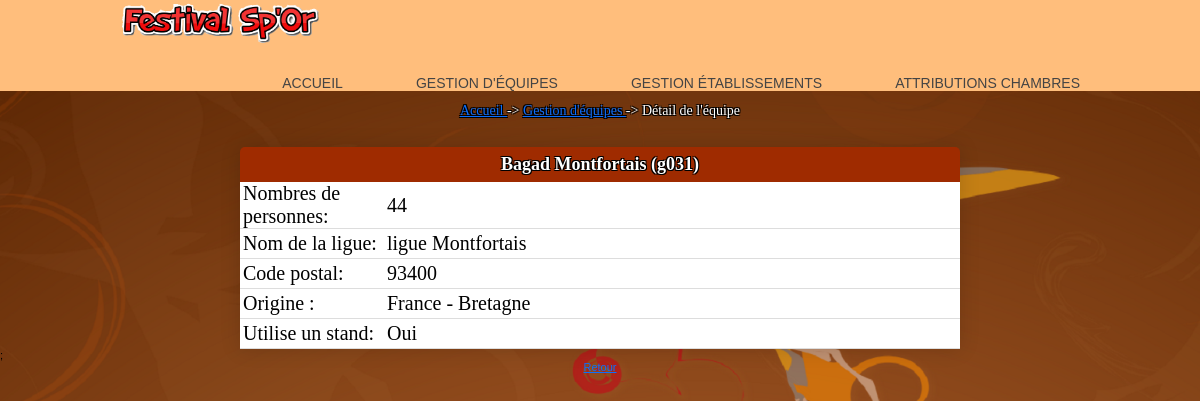
/detailEquipe.php?id=g031, run on the app's committed database.
### tables this page shows
create table Groupe
(
	id char(4) not null, 
	nom varchar(40) not null, 
	identiteResponsable varchar(40) not null,
	adressePostale varchar(120) not null,
	nombrePersonnes integer not null, 
	nomPays varchar(40) not null, 
	hebergement char(1) not null,
	stand boolean not null,
	constraint pk_Groupe primary key(id)
);

### _gestionBase.inc.php (called while the page is built, shortened)
<?php
   $hote="localhost";
   $login="root";
   $mdp="";
   try{
      $connexion = new PDO("mysql:host=$hote;dbname=festival", $login, $mdp);
      $connexion->exec("set names utf8");
      return $connexion;
   }
   catch(PDOException $e){
      echo "Erreur :" . $e->getMessage();
      die();
   }
function obtenirDetailEquipe($connexion, $id)
{
   $req="SELECT * from Groupe where id='$id'";
   $rsEtab=$connexion->query($req);
   return $rsEtab->fetchAll();
}
?>

### detailEquipe.php (the view, shortened to what this page needs)
<?php
include("_debut.inc.php");
include("_gestionBase.inc.php");
echo "<br><p class='textArianne' align='center'><a  href = 'index.php'> Accueil </a> -> <a href = 'gestionequipe.php'>
Gestion d'équipes  </a> -> Détail de l'équipe</p><br>";
$id=$_REQUEST['id'];
$lgEtab=obtenirDetailEquipe($connexion, $id);
foreach ($lgEtab as $row) {
      $id=$row['id'];
      $nom=$row['nom'];
      $identiteResponsable=$row['identiteResponsable'];
      $adressePostale=$row['adressePostale'];
      $nombrePersonnes=$row['nombrePersonnes'];
      $nomPays=$row['nomPays'];
      $stand=$row['stand'];
   echo "
   <table width='60%' cellspacing='0' cellpadding='0' align='center' class='content-table'>
      <thead>
      <tr>
         <th colspan='3'>$nom ($id)</th>
      </tr>
      </thead>
      <tr>
         <td  width='20%'> Nombres de personnes: </td>
         <td>$nombrePersonnes</td>
      </tr>
      <tr>
         <td  width='20%'> Nom de la ligue: </td>
         <td>$identiteResponsable</td>
      </tr>
            <tr>
         <td  width='20%'> Code postal: </td>
         <td>$adressePostale</td>
      </tr>
      <tr>
         <td> Origine : </td>
         <td>$nomPays</td>
      </tr>
      <tr>
         <td> Utilise un stand: </td>";
         if ($stand==1)
         {
            echo "<td> Oui </td>";
         }
         else
         {
            echo "<td> Non </td>";
         }
      echo "
      </tr>
   </table>;
   <table align='center' cellspacing='15' cellpadding='0'>
      <tr>
         <td colspan='2' align='center'><a href='gestionEquipe.php'>Retour</a>
         </td>
      </tr>";
}
?>

### css/cssGeneral.css (style rules this page uses)
.basePage { color:black; font:11px Arial, Helvetica, sans-serif; }
.textArianne { color:#FFFFFF; font:14px Georgia, "Times New Roman", Times, serif; text-shadow: -1px -1px 0 #000, 1px -1px 0 #000, -1px 1px 0 #000, 1px 1px 0 #000; }
td,tr { text-align: left; font:11px Arial, Helvetica, sans-serif; }
.content-table { border-radius: 5px 5px 0 0; overflow: hidden; box-shadow: 0 0 20px rgba(0, 0, 0, 0.15); }
.content-table thead tr { height:35px; font:18px Georgia, "Times New Roman", Times, serif; text-shadow: -1px -1px 0 #000, 1px -1px 0 #000, -1px 1px 0 #000, 1px 1px 0 #000; text-align:center; background-color: #9F2B00; color: #ffffff; }
.content-table td { background-color:#ffffff; height:30px; text-align:left; color:#000; font:20px Georgia, "Times New Roman", Times, serif; padding-left:3px; }
.content-table tbody tr { border-bottom: 1px solid #dddddd; }
.content-table tbody tr:nth-of-type(even) { background-color: #000; }

### css/fond.css (style rules this page uses)
body { background-image: url("../images/fond4.PNG"); background-size: cover; background-repeat: no-repeat; background-attachment: fixed; }

### data on the page
groupe: nom "Bagad Montfortais", id "g031", nombrePersonnes "44", identiteResponsable "ligue Montfortais", adressePostale "93400", nomPays "France - Bretagne", stand "Oui"
